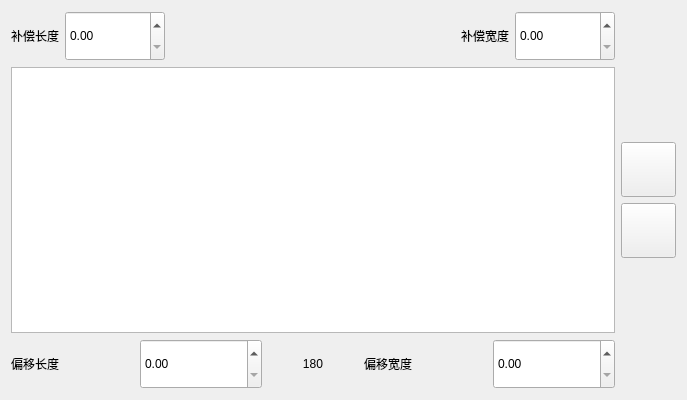
<?xml version="1.0" encoding="UTF-8"?>
<ui version="4.0">
 <class>StopHeadingChoice</class>
 <widget class="QWidget" name="StopHeadingChoice">
  <property name="geometry">
   <rect>
    <x>0</x>
    <y>0</y>
    <width>687</width>
    <height>400</height>
   </rect>
  </property>
  <property name="windowTitle">
   <string>Form</string>
  </property>
  <layout class="QHBoxLayout" name="horizontalLayout_4">
   <item>
    <layout class="QVBoxLayout" name="verticalLayout">
     <item>
      <layout class="QHBoxLayout" name="horizontalLayout_2">
       <item>
        <layout class="QVBoxLayout" name="verticalLayout_4">
         <item>
          <widget class="QLabel" name="labelVehicleLenA">
           <property name="text">
            <string>补偿长度</string>
           </property>
           <property name="alignment">
            <set>Qt::AlignCenter</set>
           </property>
          </widget>
         </item>
        </layout>
       </item>
       <item>
        <widget class="QDoubleSpinBox" name="doubleSpinBoxVehicleLen">
         <property name="minimumSize">
          <size>
           <width>100</width>
           <height>50</height>
          </size>
         </property>
        </widget>
       </item>
       <item>
        <spacer name="horizontalSpacer_3">
         <property name="orientation">
          <enum>Qt::Horizontal</enum>
         </property>
         <property name="sizeHint" stdset="0">
          <size>
           <width>40</width>
           <height>20</height>
          </size>
         </property>
        </spacer>
       </item>
       <item>
        <layout class="QVBoxLayout" name="verticalLayout_5">
         <item>
          <widget class="QLabel" name="labelVehicleWidthA">
           <property name="text">
            <string>补偿宽度</string>
           </property>
           <property name="alignment">
            <set>Qt::AlignCenter</set>
           </property>
          </widget>
         </item>
        </layout>
       </item>
       <item>
        <widget class="QDoubleSpinBox" name="doubleSpinBoxVehicleWidth">
         <property name="minimumSize">
          <size>
           <width>100</width>
           <height>50</height>
          </size>
         </property>
        </widget>
       </item>
      </layout>
     </item>
     <item>
      <layout class="QHBoxLayout" name="horizontalLayout_3">
       <item>
        <widget class="QGraphicsView" name="graphicsView"/>
       </item>
      </layout>
     </item>
     <item>
      <layout class="QHBoxLayout" name="horizontalLayout">
       <item>
        <layout class="QVBoxLayout" name="verticalLayout_7">
         <item>
          <widget class="QLabel" name="labelStopLenA">
           <property name="text">
            <string>偏移长度</string>
           </property>
          </widget>
         </item>
        </layout>
       </item>
       <item>
        <widget class="QDoubleSpinBox" name="doubleSpinBoxStopLen">
         <property name="minimumSize">
          <size>
           <width>100</width>
           <height>50</height>
          </size>
         </property>
        </widget>
       </item>
       <item>
        <widget class="QLabel" name="valueLabel">
         <property name="minimumSize">
          <size>
           <width>50</width>
           <height>40</height>
          </size>
         </property>
         <property name="maximumSize">
          <size>
           <width>90</width>
           <height>40</height>
          </size>
         </property>
         <property name="text">
          <string>180</string>
         </property>
         <property name="alignment">
          <set>Qt::AlignCenter</set>
         </property>
        </widget>
       </item>
       <item>
        <layout class="QVBoxLayout" name="verticalLayout_8">
         <item>
          <widget class="QLabel" name="labelStopWidthA">
           <property name="text">
            <string>偏移宽度</string>
           </property>
          </widget>
         </item>
        </layout>
       </item>
       <item>
        <widget class="QDoubleSpinBox" name="doubleSpinBoxStopWidth">
         <property name="minimumSize">
          <size>
           <width>100</width>
           <height>50</height>
          </size>
         </property>
        </widget>
       </item>
      </layout>
     </item>
    </layout>
   </item>
   <item>
    <layout class="QVBoxLayout" name="verticalLayout_2">
     <item>
      <spacer name="verticalSpacer">
       <property name="orientation">
        <enum>Qt::Vertical</enum>
       </property>
       <property name="sizeHint" stdset="0">
        <size>
         <width>20</width>
         <height>40</height>
        </size>
       </property>
      </spacer>
     </item>
     <item>
      <widget class="QPushButton" name="upBtn">
       <property name="minimumSize">
        <size>
         <width>55</width>
         <height>55</height>
        </size>
       </property>
       <property name="maximumSize">
        <size>
         <width>55</width>
         <height>55</height>
        </size>
       </property>
       <property name="text">
        <string/>
       </property>
      </widget>
     </item>
     <item>
      <widget class="QPushButton" name="downBtn">
       <property name="minimumSize">
        <size>
         <width>55</width>
         <height>55</height>
        </size>
       </property>
       <property name="maximumSize">
        <size>
         <width>55</width>
         <height>55</height>
        </size>
       </property>
       <property name="text">
        <string/>
       </property>
      </widget>
     </item>
     <item>
      <spacer name="verticalSpacer_2">
       <property name="orientation">
        <enum>Qt::Vertical</enum>
       </property>
       <property name="sizeHint" stdset="0">
        <size>
         <width>20</width>
         <height>40</height>
        </size>
       </property>
      </spacer>
     </item>
    </layout>
   </item>
  </layout>
 </widget>
 <resources/>
 <connections/>
</ui>
